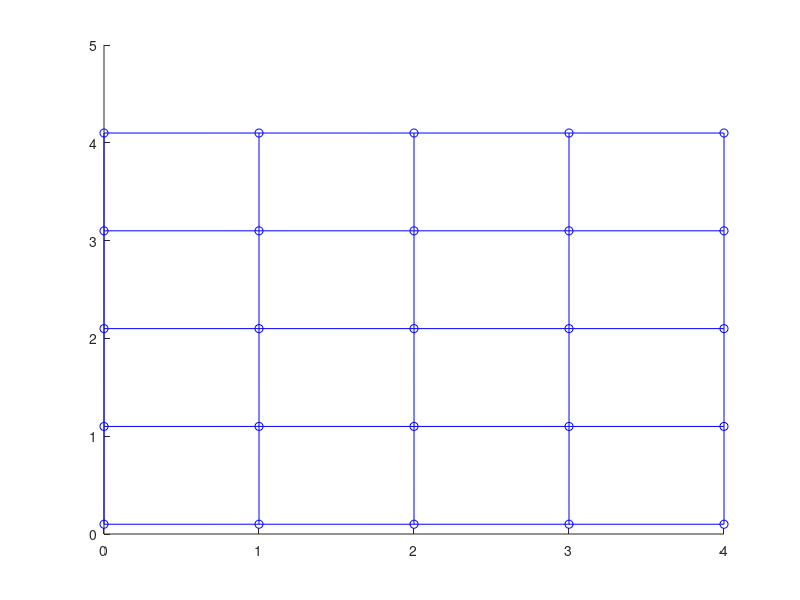

Recreate this plot in MATLAB. (Note: this script raises an error after producing the figure.)
clear all
close all
clc

tic
nrx=5;
nry=5;

tot_incr=100;

Utot=10;

k_pen=1;

alpha_init=1;
c_par=1e-4;
c_par2=0.9;
r_par=0.5;

tol=0;
tol2=1e-15;


xR=(nrx-1)/2;
yR=(nry-1)+4;
zR=4;
R=5;

% THETA=0:2*pi/15:2*pi;
% OMEGA=-pi/2:pi/15:pi/2;
% figure(1)
% hold on
% for j=1:length(OMEGA)
%     omega=OMEGA(j);
%
%     for i=1:length(THETA)
%
%         theta=THETA(i);
%
%         x=xR+R*cos(theta)*cos(omega);
%         y=yR+R*sin(theta)*cos(omega);
%         z=zR+R*sin(omega);
%
%         plot3(x,y,z,'bo')
%
%     end
% end

len_el=(nrx-1)*nry+(nry-1)*nrx;
len_u=nrx*nry*3;

x=(0:1:nrx-1)';

FE_node_coord=zeros(nrx*nry,2);
for i=1:nry

    y=(i-1);

    FE_node_coord((i-1)*nrx+1:i*nrx,:)=[x y*ones(nrx,1)];
end

FE_node_nrs=zeros(len_el,2);
cnt=1;
for j=1:nry

    if j~=nry
        for i=1:nrx-1

            nr1=i+(j-1)*nrx;
            nr2=nr1+1;
            nr3=nr1+nrx;

            FE_node_nrs(cnt:cnt+1,:)=[nr1 nr2;nr1 nr3];
            cnt=cnt+2;
        end
    else
        for i=1:nrx-1

            nr1=i+(j-1)*nrx;
            nr2=nr1+1;

            FE_node_nrs(cnt,:)=[nr1 nr2];
            cnt=cnt+1;
        end

    end
end
for j=1:nry-1

    nr1=j*nrx;
    nr2=nr1+nrx;
    FE_node_nrs(cnt,:)=[nr1 nr2];
    cnt=cnt+1;
end

% figure(1)
% hold on
% plot(FE_node_coord(:,1),FE_node_coord(:,2),'bo')
% for i=1:len_el
% 
%     nr1=FE_node_nrs(i,1);
%     nr2=FE_node_nrs(i,2);
% 
%     x1=FE_node_coord(nr1,1);
%     y1=FE_node_coord(nr1,2);
%     x2=FE_node_coord(nr2,1);
%     y2=FE_node_coord(nr2,2);
% 
%     plot([x1;x2],[y1;y2],'b')
% end





u=zeros(len_u,1);


fixed_ind=[1;2;3; (nrx*3-2:1:nrx*3)'; ((nrx*(nry-1)+1)*3-2:1:(nrx*(nry-1)+1)*3)' ;(nrx*nry*3-2:1:nrx*nry*3)'];
% fixed_ind=[1;2;3; (nrx*3-2:1:nrx*3)'];
free_ind=(1:len_u)';
free_ind(fixed_ind)=[];


% figure(1)
% hold on
%
% plot3(FE_node_coord,zeros(nrx,1),zeros(nrx,1),'bo')
% for i=1:len_el
%
%     nr1=FE_node_nrs(i,1);
%     nr2=FE_node_nrs(i,2);
%
%     x1=FE_node_coord(nr1);
%     x2=FE_node_coord(nr2);
%
%     u1=u(nr1*3-2);
%     v1=u(nr1*3-1);
%     w1=u(nr1*3);
%     u2=u(nr2*3-2);
%     v2=u(nr2*3-1);
%     w2=u(nr2*3);
%
%     plot3([x1+u1;x2+u2],[v1;v2],[w1;w2],'b')
%
% end



% m=0;
% f=zeros(len_u,1);
% for i=1:len_el
%
%     nr1=FE_node_nrs(i,1);
%     nr2=FE_node_nrs(i,2);
%
%     x1=FE_node_coord(nr1);
%     x2=FE_node_coord(nr2);
%
%     u1=u(nr1*3-2);
%     v1=u(nr1*3-1);
%     w1=u(nr1*3);
%     u2=u(nr2*3-2);
%     v2=u(nr2*3-1);
%     w2=u(nr2*3);
%
%     L=norm([x2+u2-x1-u1;v2-v1;w2-w1]);
%
%     E=0.5*(L-1)^2;
%
%     dEdu1=-(x2+u2-x1-u1)/L*(L-1);
%     dEdv1=-(v2-v1)/L*(L-1);
%     dEdw1=-(w2-w1)/L*(L-1);
%
%     a=[nr1*3-2;nr1*3-1;nr1*3;nr2*3-2;nr2*3-1;nr2*3];
%     f(a)=f(a)+[dEdu1;dEdv1;dEdw1;-dEdu1;-dEdv1;-dEdw1];
%
%     m=m+E;
%
% end

new_constraints=zeros(2,1);
new_constraints(1:2)=[];

for incr=1:tot_incr

    u0=u;

    YN=1;
    iter_out=0;
    while YN==1

        iter_out=iter_out+1;

        old_constraints=new_constraints;

        u=u0;

        incr

        u(2)=incr/tot_incr*Utot;
        u(nrx*3-1)=incr/tot_incr*Utot;
        u((nrx*(nry-1)+1)*3-1)=incr/tot_incr*Utot;
        u(nrx*nry*3-1)=incr/tot_incr*Utot;


        m_new=0;
        f=zeros(len_u,1);
        for i=1:len_el

            nr1=FE_node_nrs(i,1);
            nr2=FE_node_nrs(i,2);

            x1=FE_node_coord(nr1,1);
            y1=FE_node_coord(nr1,2);
            x2=FE_node_coord(nr2,1);
            y2=FE_node_coord(nr2,2);

            u1=u(nr1*3-2);
            v1=u(nr1*3-1);
            w1=u(nr1*3);
            u2=u(nr2*3-2);
            v2=u(nr2*3-1);
            w2=u(nr2*3);

            L=norm([x2+u2-x1-u1;y2+v2-y1-v1;w2-w1]);

            if L>1
                E=0.5*(L-1)^2;

                dEdu1=-(x2+u2-x1-u1)/L*(L-1);
                dEdv1=-(y2+v2-y1-v1)/L*(L-1);
                dEdw1=-(w2-w1)/L*(L-1);

                a=[nr1*3-2;nr1*3-1;nr1*3;nr2*3-2;nr2*3-1;nr2*3];
                f(a)=f(a)+[dEdu1;dEdv1;dEdw1;-dEdu1;-dEdv1;-dEdw1];

                m_new=m_new+E;
            end
        end
        for i=1:length(old_constraints)

            nr1=old_constraints(i);

            x1=FE_node_coord(nr1,1);
            y1=FE_node_coord(nr1,2);

            u1=u(nr1*3-2);
            v1=u(nr1*3-1);
            w1=u(nr1*3);

            L=norm([x1+u1-xR;y1+v1-yR;w1-zR]);
            dis=L-R;

            E=0.5*k_pen*dis^2;

            dEdL=k_pen*dis;

            dEdu1=(x1+u1-xR)/L*dEdL;
            dEdv1=(y1+v1-yR)/L*dEdL;
            dEdw1=(w1-zR)/L*dEdL;

            a=[nr1*3-2;nr1*3-1;nr1*3];
            f(a)=f(a)+[dEdu1;dEdv1;dEdw1];

            m_new=m_new+E;

        end
        f_2=f(free_ind);
        f_res=norm(f(fixed_ind));

        K_new_inv=inv(eye(len_u-12));
        f_new=zeros(len_u-12,1);
        f_old=ones(len_u-12,1);
%         K_new_inv=inv(eye(len_u-6));
%         f_new=zeros(len_u-6,1);
%         f_old=ones(len_u-6,1);
        m_old=1e100;
        iter=0;
        while norm(f_2-f_new)>0 && norm(f_2)>0
%                     while (m_old-m_new)>tol*abs(m_old)

            iter=iter+1

            m_old=m_new;
            f_old=f_new;

            f_new=f_2;

            K_old_inv=K_new_inv;
            delta_f=f_new-f_old;

            if iter==1
                h_new=-K_old_inv*f_new;
            else
                K_new_inv=K_old_inv+(delta_u'*delta_f+delta_f'*K_old_inv*delta_f)*delta_u*delta_u'/(delta_u'*delta_f)^2-(K_old_inv*delta_f*delta_u'+delta_u*delta_f'*K_old_inv)/(delta_u'*delta_f);
                h_new=-K_new_inv*f_new;
            end

            alpha3=alpha_init;
            ux=u;
            ux(free_ind)=u(free_ind)+alpha3*h_new;
            m_3=0;
            f=zeros(len_u,1);
            for i=1:len_el

                nr1=FE_node_nrs(i,1);
                nr2=FE_node_nrs(i,2);

                x1=FE_node_coord(nr1,1);
                y1=FE_node_coord(nr1,2);
                x2=FE_node_coord(nr2,1);
                y2=FE_node_coord(nr2,2);

                u1=ux(nr1*3-2);
                v1=ux(nr1*3-1);
                w1=ux(nr1*3);
                u2=ux(nr2*3-2);
                v2=ux(nr2*3-1);
                w2=ux(nr2*3);

                L=norm([x2+u2-x1-u1;y2+v2-y1-v1;w2-w1]);

                if L>1
                    E=0.5*(L-1)^2;

                    dEdu1=-(x2+u2-x1-u1)/L*(L-1);
                    dEdv1=-(y2+v2-y1-v1)/L*(L-1);
                    dEdw1=-(w2-w1)/L*(L-1);

                    a=[nr1*3-2;nr1*3-1;nr1*3;nr2*3-2;nr2*3-1;nr2*3];
                    f(a)=f(a)+[dEdu1;dEdv1;dEdw1;-dEdu1;-dEdv1;-dEdw1];

                    m_3=m_3+E;
                end
            end
            for i=1:length(old_constraints)

                nr1=old_constraints(i);

                x1=FE_node_coord(nr1,1);
                y1=FE_node_coord(nr1,2);

                u1=ux(nr1*3-2);
                v1=ux(nr1*3-1);
                w1=ux(nr1*3);

                L=norm([x1+u1-xR;y1+v1-yR;w1-zR]);
                dis=L-R;

                E=0.5*k_pen*dis^2;

                dEdL=k_pen*dis;

                dEdu1=(x1+u1-xR)/L*dEdL;
                dEdv1=(y1+v1-yR)/L*dEdL;
                dEdw1=(w1-zR)/L*dEdL;

                a=[nr1*3-2;nr1*3-1;nr1*3];
                f(a)=f(a)+[dEdu1;dEdv1;dEdw1];

                m_3=m_3+E;

            end
            f_3=f(free_ind);

            signal1=0;
            if m_3<=m_new+c_par*alpha3*h_new'*f_new && abs(h_new'*f_3)<=c_par2*abs(h_new'*f_new)
                signal1=1;
            end

            iter2a=0;
            while m_3<m_new+c_par*alpha3*h_new'*f_new && h_new'*f_3<-c_par2*h_new'*f_new && signal1==0

                alpha3=alpha3/r_par;

                ux=u;
                ux(free_ind)=u(free_ind)+alpha3*h_new;
                m_3=0;
                f=zeros(len_u,1);
                for i=1:len_el

                    nr1=FE_node_nrs(i,1);
                    nr2=FE_node_nrs(i,2);

                    x1=FE_node_coord(nr1,1);
                    y1=FE_node_coord(nr1,2);
                    x2=FE_node_coord(nr2,1);
                    y2=FE_node_coord(nr2,2);

                    u1=ux(nr1*3-2);
                    v1=ux(nr1*3-1);
                    w1=ux(nr1*3);
                    u2=ux(nr2*3-2);
                    v2=ux(nr2*3-1);
                    w2=ux(nr2*3);

                    L=norm([x2+u2-x1-u1;y2+v2-y1-v1;w2-w1]);

                    if L>1
                        E=0.5*(L-1)^2;

                        dEdu1=-(x2+u2-x1-u1)/L*(L-1);
                        dEdv1=-(y2+v2-y1-v1)/L*(L-1);
                        dEdw1=-(w2-w1)/L*(L-1);

                        a=[nr1*3-2;nr1*3-1;nr1*3;nr2*3-2;nr2*3-1;nr2*3];
                        f(a)=f(a)+[dEdu1;dEdv1;dEdw1;-dEdu1;-dEdv1;-dEdw1];

                        m_3=m_3+E;
                    end
                end
                for i=1:length(old_constraints)

                    nr1=old_constraints(i);

                    x1=FE_node_coord(nr1,1);
                    y1=FE_node_coord(nr1,2);

                    u1=ux(nr1*3-2);
                    v1=ux(nr1*3-1);
                    w1=ux(nr1*3);

                    L=norm([x1+u1-xR;y1+v1-yR;w1-zR]);
                    dis=L-R;

                    E=0.5*k_pen*dis^2;

                    dEdL=k_pen*dis;

                    dEdu1=(x1+u1-xR)/L*dEdL;
                    dEdv1=(y1+v1-yR)/L*dEdL;
                    dEdw1=(w1-zR)/L*dEdL;

                    a=[nr1*3-2;nr1*3-1;nr1*3];
                    f(a)=f(a)+[dEdu1;dEdv1;dEdw1];

                    m_3=m_3+E;

                end
                f_3=f(free_ind);


                iter2a=iter2a+1;

                if m_3<=m_new+c_par*alpha3*h_new'*f_new && abs(h_new'*f_3)<=c_par2*abs(h_new'*f_new)

                    signal1=1;

                end

            end

            if signal1==0
                alpha1=0;
                m_1=m_new;
                f_1=f_new;

                alpha2=alpha3/2;
                ux=u;
                ux(free_ind)=u(free_ind)+alpha2*h_new;
                m_2=0;
                f=zeros(len_u,1);
                for i=1:len_el

                    nr1=FE_node_nrs(i,1);
                    nr2=FE_node_nrs(i,2);

                    x1=FE_node_coord(nr1,1);
                    y1=FE_node_coord(nr1,2);
                    x2=FE_node_coord(nr2,1);
                    y2=FE_node_coord(nr2,2);

                    u1=ux(nr1*3-2);
                    v1=ux(nr1*3-1);
                    w1=ux(nr1*3);
                    u2=ux(nr2*3-2);
                    v2=ux(nr2*3-1);
                    w2=ux(nr2*3);

                    L=norm([x2+u2-x1-u1;y2+v2-y1-v1;w2-w1]);

                    if L>1
                        E=0.5*(L-1)^2;

                        dEdu1=-(x2+u2-x1-u1)/L*(L-1);
                        dEdv1=-(y2+v2-y1-v1)/L*(L-1);
                        dEdw1=-(w2-w1)/L*(L-1);

                        a=[nr1*3-2;nr1*3-1;nr1*3;nr2*3-2;nr2*3-1;nr2*3];
                        f(a)=f(a)+[dEdu1;dEdv1;dEdw1;-dEdu1;-dEdv1;-dEdw1];

                        m_2=m_2+E;
                    end
                end
                for i=1:length(old_constraints)

                    nr1=old_constraints(i);

                    x1=FE_node_coord(nr1,1);
                    y1=FE_node_coord(nr1,2);

                    u1=ux(nr1*3-2);
                    v1=ux(nr1*3-1);
                    w1=ux(nr1*3);

                    L=norm([x1+u1-xR;y1+v1-yR;w1-zR]);
                    dis=L-R;

                    E=0.5*k_pen*dis^2;

                    dEdL=k_pen*dis;

                    dEdu1=(x1+u1-xR)/L*dEdL;
                    dEdv1=(y1+v1-yR)/L*dEdL;
                    dEdw1=(w1-zR)/L*dEdL;

                    a=[nr1*3-2;nr1*3-1;nr1*3];
                    f(a)=f(a)+[dEdu1;dEdv1;dEdw1];

                    m_2=m_2+E;

                end
                f_2=f(free_ind);

                signal2=0;
                iter2=0;
                while signal2==0

                    iter2=iter2+1;

                    if alpha3-alpha1<tol2

                        signal2=1;
                        m_2=m_new;
                        f_2=f_new;

                    elseif m_2>m_new+c_par*alpha2*h_new'*f_new

                        alpha3=alpha2;
                        m_3=m_2;
                        f_3=f_2;

                        alpha2=0.5*(alpha1+alpha2);

                        ux=u;
                        ux(free_ind)=u(free_ind)+alpha2*h_new;
                        m_2=0;
                        f=zeros(len_u,1);
                        for i=1:len_el

                            nr1=FE_node_nrs(i,1);
                            nr2=FE_node_nrs(i,2);

                            x1=FE_node_coord(nr1,1);
                            y1=FE_node_coord(nr1,2);
                            x2=FE_node_coord(nr2,1);
                            y2=FE_node_coord(nr2,2);

                            u1=ux(nr1*3-2);
                            v1=ux(nr1*3-1);
                            w1=ux(nr1*3);
                            u2=ux(nr2*3-2);
                            v2=ux(nr2*3-1);
                            w2=ux(nr2*3);

                            L=norm([x2+u2-x1-u1;y2+v2-y1-v1;w2-w1]);

                            if L>1
                                E=0.5*(L-1)^2;

                                dEdu1=-(x2+u2-x1-u1)/L*(L-1);
                                dEdv1=-(y2+v2-y1-v1)/L*(L-1);
                                dEdw1=-(w2-w1)/L*(L-1);

                                a=[nr1*3-2;nr1*3-1;nr1*3;nr2*3-2;nr2*3-1;nr2*3];
                                f(a)=f(a)+[dEdu1;dEdv1;dEdw1;-dEdu1;-dEdv1;-dEdw1];

                                m_2=m_2+E;
                            end
                        end
                        for i=1:length(old_constraints)

                            nr1=old_constraints(i);

                            x1=FE_node_coord(nr1,1);
                            y1=FE_node_coord(nr1,2);

                            u1=ux(nr1*3-2);
                            v1=ux(nr1*3-1);
                            w1=ux(nr1*3);

                            L=norm([x1+u1-xR;y1+v1-yR;w1-zR]);
                            dis=L-R;

                            E=0.5*k_pen*dis^2;

                            dEdL=k_pen*dis;

                            dEdu1=(x1+u1-xR)/L*dEdL;
                            dEdv1=(y1+v1-yR)/L*dEdL;
                            dEdw1=(w1-zR)/L*dEdL;

                            a=[nr1*3-2;nr1*3-1;nr1*3];
                            f(a)=f(a)+[dEdu1;dEdv1;dEdw1];

                            m_2=m_2+E;

                        end
                        f_2=f(free_ind);

                    else
                        if h_new'*f_2<c_par2*h_new'*f_new

                            alpha1=alpha2;
                            m_1=m_2;
                            f_1=f_2;

                            alpha2=0.5*(alpha2+alpha3);

                            ux=u;
                            ux(free_ind)=u(free_ind)+alpha2*h_new;
                            m_2=0;
                            f=zeros(len_u,1);
                            for i=1:len_el

                                nr1=FE_node_nrs(i,1);
                                nr2=FE_node_nrs(i,2);

                                x1=FE_node_coord(nr1,1);
                                y1=FE_node_coord(nr1,2);
                                x2=FE_node_coord(nr2,1);
                                y2=FE_node_coord(nr2,2);

                                u1=ux(nr1*3-2);
                                v1=ux(nr1*3-1);
                                w1=ux(nr1*3);
                                u2=ux(nr2*3-2);
                                v2=ux(nr2*3-1);
                                w2=ux(nr2*3);

                                L=norm([x2+u2-x1-u1;y2+v2-y1-v1;w2-w1]);

                                if L>1
                                    E=0.5*(L-1)^2;

                                    dEdu1=-(x2+u2-x1-u1)/L*(L-1);
                                    dEdv1=-(y2+v2-y1-v1)/L*(L-1);
                                    dEdw1=-(w2-w1)/L*(L-1);

                                    a=[nr1*3-2;nr1*3-1;nr1*3;nr2*3-2;nr2*3-1;nr2*3];
                                    f(a)=f(a)+[dEdu1;dEdv1;dEdw1;-dEdu1;-dEdv1;-dEdw1];

                                    m_2=m_2+E;
                                end
                            end
                            for i=1:length(old_constraints)

                                nr1=old_constraints(i);

                                x1=FE_node_coord(nr1,1);
                                y1=FE_node_coord(nr1,2);

                                u1=ux(nr1*3-2);
                                v1=ux(nr1*3-1);
                                w1=ux(nr1*3);

                                L=norm([x1+u1-xR;y1+v1-yR;w1-zR]);
                                dis=L-R;

                                E=0.5*k_pen*dis^2;

                                dEdL=k_pen*dis;

                                dEdu1=(x1+u1-xR)/L*dEdL;
                                dEdv1=(y1+v1-yR)/L*dEdL;
                                dEdw1=(w1-zR)/L*dEdL;

                                a=[nr1*3-2;nr1*3-1;nr1*3];
                                f(a)=f(a)+[dEdu1;dEdv1;dEdw1];

                                m_2=m_2+E;

                            end
                            f_2=f(free_ind);

                        elseif h_new'*f_2>-c_par2*h_new'*f_new

                            alpha3=alpha2;
                            m_3=m_2;
                            f_3=f_2;

                            alpha2=0.5*(alpha1+alpha2);

                            ux=u;
                            ux(free_ind)=u(free_ind)+alpha2*h_new;
                            m_2=0;
                            f=zeros(len_u,1);
                            for i=1:len_el

                                nr1=FE_node_nrs(i,1);
                                nr2=FE_node_nrs(i,2);

                                x1=FE_node_coord(nr1,1);
                                y1=FE_node_coord(nr1,2);
                                x2=FE_node_coord(nr2,1);
                                y2=FE_node_coord(nr2,2);

                                u1=ux(nr1*3-2);
                                v1=ux(nr1*3-1);
                                w1=ux(nr1*3);
                                u2=ux(nr2*3-2);
                                v2=ux(nr2*3-1);
                                w2=ux(nr2*3);

                                L=norm([x2+u2-x1-u1;y2+v2-y1-v1;w2-w1]);

                                if L>1
                                    E=0.5*(L-1)^2;

                                    dEdu1=-(x2+u2-x1-u1)/L*(L-1);
                                    dEdv1=-(y2+v2-y1-v1)/L*(L-1);
                                    dEdw1=-(w2-w1)/L*(L-1);

                                    a=[nr1*3-2;nr1*3-1;nr1*3;nr2*3-2;nr2*3-1;nr2*3];
                                    f(a)=f(a)+[dEdu1;dEdv1;dEdw1;-dEdu1;-dEdv1;-dEdw1];

                                    m_2=m_2+E;
                                end
                            end
                            for i=1:length(old_constraints)

                                nr1=old_constraints(i);

                                x1=FE_node_coord(nr1,1);
                                y1=FE_node_coord(nr1,2);

                                u1=ux(nr1*3-2);
                                v1=ux(nr1*3-1);
                                w1=ux(nr1*3);

                                L=norm([x1+u1-xR;y1+v1-yR;w1-zR]);
                                dis=L-R;

                                E=0.5*k_pen*dis^2;

                                dEdL=k_pen*dis;

                                dEdu1=(x1+u1-xR)/L*dEdL;
                                dEdv1=(y1+v1-yR)/L*dEdL;
                                dEdw1=(w1-zR)/L*dEdL;

                                a=[nr1*3-2;nr1*3-1;nr1*3];
                                f(a)=f(a)+[dEdu1;dEdv1;dEdw1];

                                m_2=m_2+E;

                            end
                            f_2=f(free_ind);

                        else

                            signal2=1;

                        end
                    end
                end
            end
            delta_u=ux(free_ind)-u(free_ind);

            u=ux;

            if signal1==1
                m_new=m_3;
                f_2=f_3;
            else
                m_new=m_2;
            end

        end

        new_constraints=zeros(nrx,1);
        cnt=1;
        for i=1:nrx*nry
            x1=FE_node_coord(i,1);
            y1=FE_node_coord(i,2);


            u1=u(i*3-2);
            v1=u(i*3-1);
            w1=u(i*3);

            if norm([x1+u1-xR;y1+v1-yR;w1-zR])<R
                new_constraints(cnt)=i;
                cnt=cnt+1;
            end

        end
        new_constraints(cnt:nrx)=[];

        old_constraints
        new_constraints

        YN=0;
        if length(old_constraints)~=length(new_constraints)
            YN=1;
        else
            if isequal(old_constraints,new_constraints)
            else
                YN=1;
            end
        end
 
    end

    toc
    if incr==1
        figure(1)
        hold on
        plot(FE_node_coord(:,1)+u(1:3:len_u-2),FE_node_coord(:,2)+u(2:3:len_u-1),'bo')
        for i=1:len_el

            nr1=FE_node_nrs(i,1);
            nr2=FE_node_nrs(i,2);

            x1=FE_node_coord(nr1,1);
            y1=FE_node_coord(nr1,2);
            x2=FE_node_coord(nr2,1);
            y2=FE_node_coord(nr2,2);

            u1=u(nr1*3-2);
            v1=u(nr1*3-1);
            w1=u(nr1*3);
            u2=u(nr2*3-2);
            v2=u(nr2*3-1);
            w2=u(nr2*3);

            L=norm([x2+u2-x1-u1;y2+v2-y1-v1;w2-w1]);


            plot3([x1+u1;x2+u2],[y1+v1;y2+v2],[w1;w2],'b')

        end
        asdf
    end

end
err
